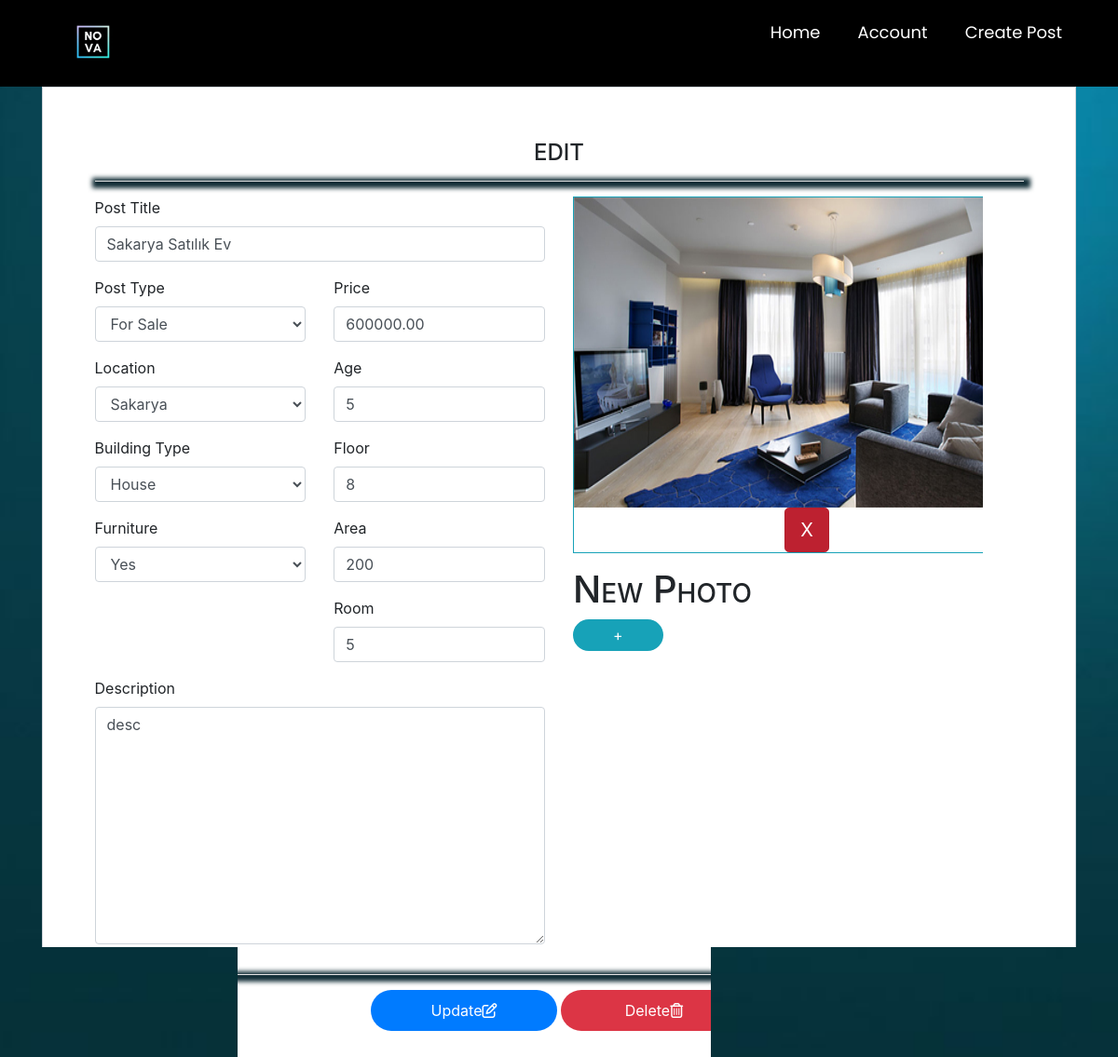
/editpost/90 (signed in), run on the app's committed database.
### main/models.py (models this page shows, shortened)
class Post(models.Model):
    ouruser = models.ForeignKey(ourUser, null=True, on_delete=models.CASCADE)
    post_title = models.CharField(max_length=255,null=True)
    post_description = models.TextField()
    price = models.DecimalField(decimal_places=2 , max_digits=12)
    location = models.CharField(max_length=255,null=True,choices=city)
    postType = models.CharField(choices=RorS , max_length=50, null=True , default='For Sale')
    floor = models.DecimalField(decimal_places=0 , max_digits=3 ,null=True)
    building_age = models.DecimalField(decimal_places=0, max_digits=2 , null=True)
    area = models.DecimalField(decimal_places=0,max_digits=4 ,null=True)
    isFurniture = models.CharField(choices=Furniture ,null=True,max_length=50,default="No")
    building_type = models.CharField(choices=b_types ,null=True ,max_length=50)
    room = models.DecimalField(decimal_places=0 , max_digits=3 ,null=True)

class PostImages(models.Model):
    image = models.ImageField(null=True, blank=True)
    gallery = models.ForeignKey(Post,null=True,on_delete= models.CASCADE)

### main/decorators.py (the view)
        def wrapper_func(request, *args, **kwargs):
            group = None
            if request.user.groups.exists():
                group = request.user.groups.all()[0].name
            if group in allowed_roles:
                return view_func(request, *args, **kwargs)
            else:
                return HttpResponse('You are not authorized to view this page')

### main/forms.py
class CreatePost(ModelForm):
    class Meta:
        model = Post
        fields = ['postType' , 'isFurniture' , 'building_type' , 'location' , 'post_title' ,'price' , 'building_age','floor','post_description','area', 'room' ]

### main/views.py (called while the page is built, shortened)
@login_required
@allowed_users(allowed_roles=['customer'])
def editpost(request, pk):
    fuser = Post.objects.get(id=pk)
    p_form = CreatePost(instance=fuser)
    pimage = PostImages.objects.filter(gallery=fuser)
    mydict = {'fuser': fuser, 'p_form': p_form, 'pimage': pimage}
    return render(request, 'main/editpost.html', context=mydict)

### main/templates/main/editpost.html (shortened to what this page needs)
{% extends 'main/mainpage.html' %}
{% load widget_tweaks %}
{% load static %}
{% block content %}
<head xmlns="http://www.w3.org/1999/html">
  <link href="//maxcdn.bootstrapcdn.com/bootstrap/4.1.1/css/bootstrap.min.css" rel="stylesheet" id="bootstrap-css">
</head>
<body >
    <div id="updates">
<form method="post" enctype="multipart/form-data">
<div class="container register-form">
  <div class="form">
    <div class="form-content">
                <center>
            <h4>EDIT</h4>
            <hr>
          </center>
      <div class="row">
        <div class="col-sm">
          <div class="form-group">
            <label>Post Title</label>
            {% render_field p_form.post_title class="form-control" placeholder="Post Title" %}
          </div>
        <div class="row">
        <div class="col-sm">
            <div class="form-group">
              <label>Post Type</label>
              {% render_field p_form.postType class="form-control" placeholder="Post Type" %}
            </div>
            <div class="form-group">
              <label>Location</label>
              {% render_field p_form.location class="form-control" placeholder="Location" %}
            </div>
            <div class="form-group">
              <label>Building Type</label>
              {% render_field p_form.building_type class="form-control" placeholder="Type" %}
            </div>
            <div class="form-group">
              <label>Furniture</label>
              {% render_field p_form.isFurniture class="form-control" placeholder="Furniture" %}
            </div>
        </div>
          <div class="col-sm">
            <div class="form-group">
              <label>Price</label>
              {% render_field p_form.price class="form-control" placeholder="Price" %}
            </div>
            <div class="form-group">
              <label>Age</label>
              {% render_field p_form.building_age class="form-control" placeholder="Age" %}
            </div>
            <div class="form-group">
              <label>Floor</label>
              {% render_field p_form.floor class="form-control" placeholder="Floor" %}
            </div>
               <div class="form-group">
                 <label>Area</label>
              {% render_field p_form.area class="form-control" placeholder="Area" %}
            </div>
                           <div class="form-group">
                 <label>Room</label>
              {% render_field p_form.room class="form-control" placeholder="Room" %}
            </div>
          </div>
        </div>
            <div class="form-group">
              <label>Description</label>
              {% render_field p_form.post_description class="form-control desdiv" placeholder="Description" %}
            </div>
        </div>
		<div class="col-sm">
            <div id="slide-wrapper">
                <div id="slider" >
                    {% for i in pimage %}
                    <div class="border border-info">
                    <img class="thumbnail" src="{% static i.image.url %}" width="500" height="333">
                        <center><a href="{% url 'delete-photo' i.id %}" class="btn btn-danger btn-lg active" role="button"
                                   aria-pressed="true">X</a></center>
                    </div>
                    {% endfor %}
                </div>
            </div>
            <div class="row">
                <div id="addbutton"  style="top:15px;" class="col-sm">
                    <h1>New Photo</h1>
                <button  onclick="showphoto()" type="button" class=" btnSubmit btn-info ">+</button>
                </div>
            </div>
		</div>
      </div>
      <hr>
           <center>
               <button type="submit" class="btnSubmit btn-primary" >Update<i class="far fa-edit"></i></button>
               <button onclick="show()" type="button" class=" btnSubmit btn-danger ">Delete<i class="far fa-trash-alt"></i></button>
      </center>
    </div>
  </div>
</div>
</form>
    </div>
</body>
{% endblock content %}

### main/templates/main/editpost.html (style rules this page uses)
hr { border-style: none; box-shadow: 2px 2px 5px 5px #102c35; }
a:link { text-decoration: none; }
.form-content { padding: 5%; border: 1px solid #ced4da; margin-bottom: 2%; background: white; }
.btnSubmit { border: none; border-radius: 1.5rem; padding: 1%; width: 20%; cursor: pointer; background: #0062cc; color: #fff; }
#slider { width: 440px; display: flex; flex-wrap: nowrap; overflow-x: auto; cursor: grab; }
#addbutton { display:block; }
h1 { font-size: 35px; font-family: "Times New Roman", Times, cursive; font-weight: lighter; font-variant: small-caps; color:#f8fcfd; }
#updates { display:block; }
.desdiv { max-height: 300px; min-height: 255px; }

### main/templates/main/mainpage.html (style rules this page uses)
body.g { background-image: url('/static/images/wallpaper.jpg'); background-size: cover; background-repeat: no-repeat; background-attachment: fixed; }
.show, .icon, input { display: none; }

### data on the page
Post: post_title "Sakarya Satılık Ev", postType "For Sale", location "Sakarya", building_type "House", isFurniture "Yes", price "600000.00", building_age "5", floor "8", area "200", room "5", post_description "desc"
PostImages: image (picture)
